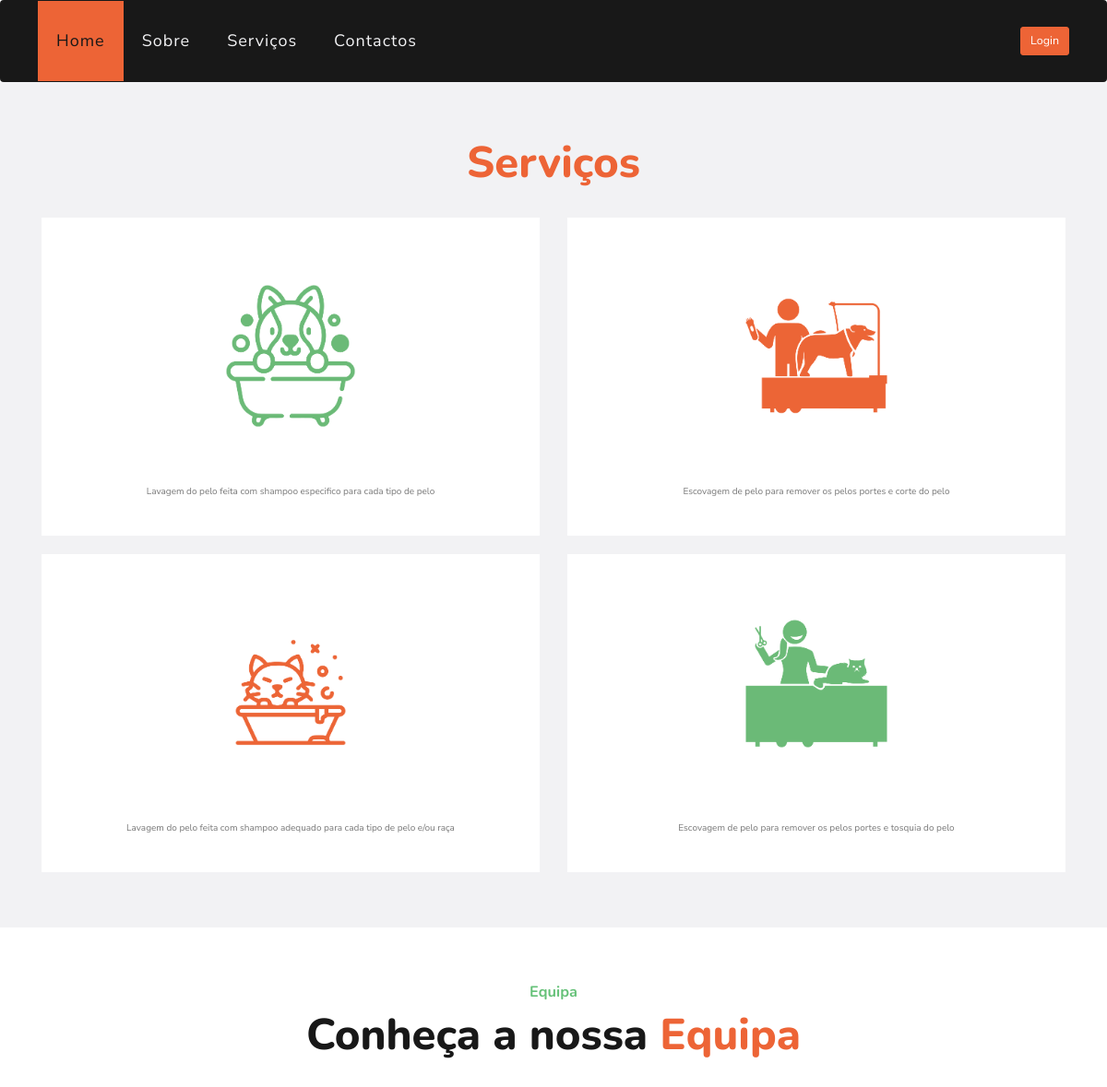
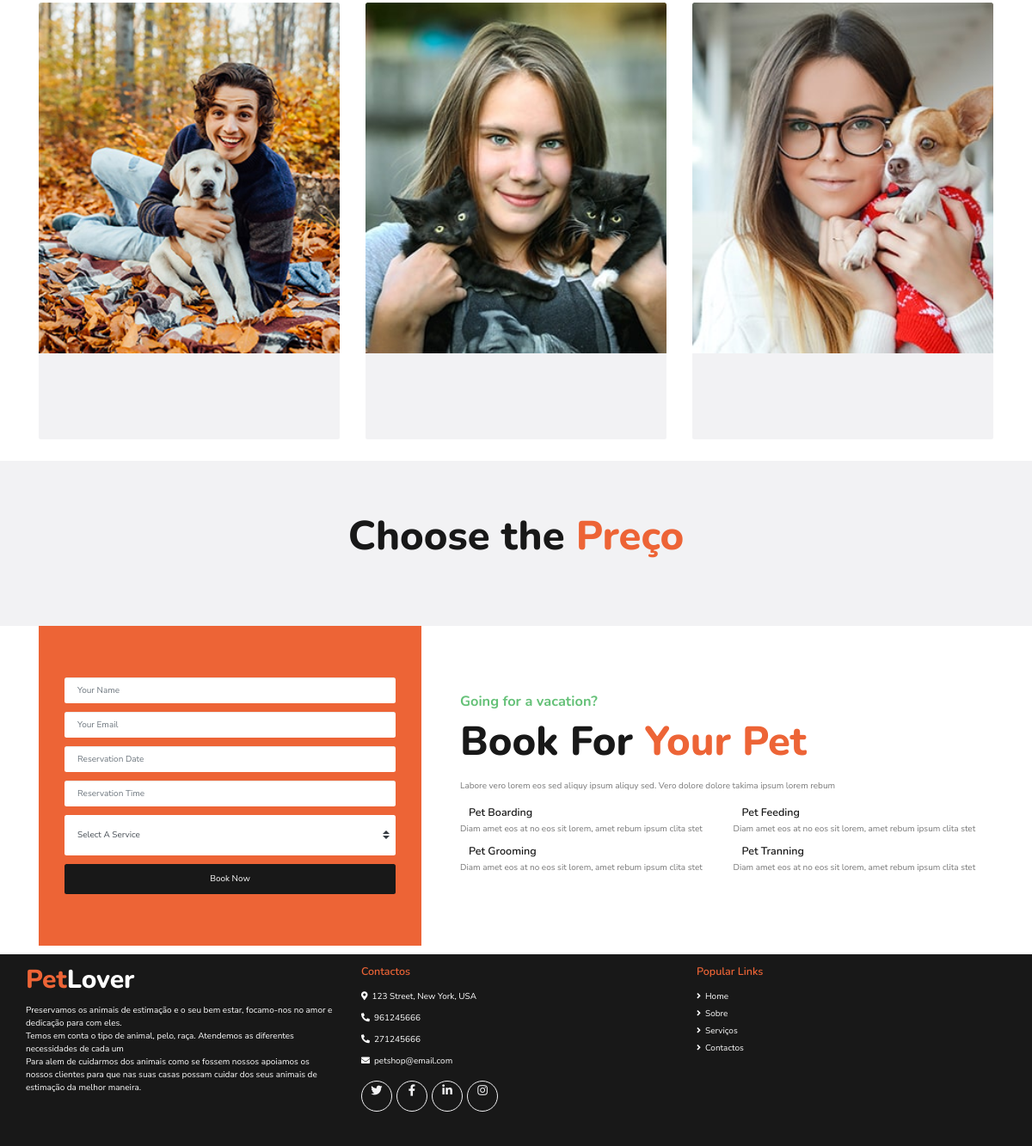
Page /paginas/servicos.php on the committed database (2 pictures, top to bottom).
### tables this page shows
CREATE TABLE `servicos` (
  `id` int(11) NOT NULL,
  `nomeServico` text NOT NULL,
  `descricao` text NOT NULL,
  `duracao` int(11) NOT NULL,
  `preco` int(11) NOT NULL,
  `imagem` varchar(60) NOT NULL
);

CREATE TABLE `utilizadores` (
  `id` int(11) NOT NULL,
  `nomeUtilizador` text NOT NULL,
  `password` text NOT NULL,
  `email` text NOT NULL,
  `telemovel` int(13) NOT NULL,
  `tipo` enum('cliente','funcionario','admin') NOT NULL,
  `imagem` varchar(60) DEFAULT NULL
);

### paginas/servicos.php (the view, shortened to what this page needs)
<!DOCTYPE html>
<html>
<?php
require 'head.php';
$sqlServico = "SELECT * FROM servicos";
$sqlServicoInfo = mysqli_query($conn, $sqlServico);
$sqlFuncionarios = "SELECT * FROM utilizadores WHERE tipo='funcionario'";
$sqlFuncionariosInfo = mysqli_query($conn, $sqlFuncionarios);
?>
<body>
    <?php require 'header.php'; ?>
    <div class="container-fluid bg-light pt-5">
        <div class="container py-5">
            <div class="d-flex flex-column text-center mb-5">
                <h1 class="display-4 m-0"><span class="text-primary">Serviços</span> </h1>
            </div>
            <div class="row pb-3">
                <?php
                while ($row = mysqli_fetch_array($sqlServicoInfo)) {
                    echo '  <div class="col-md-12 col-lg-6 mb-4">
                            <div class="d-flex flex-column text-center bg-white mb-2 p-3 p-sm-5">
                                <img class="img-fluid w-50 align-self-center" src="' . $row['imagem'] . ' ">
                                <h3 class="flaticon-grooming display-3 font-weight-normal text-secondary mb-3"></h3>
                                <h3 class="mb-3 text-capitalize"> ' . $row['nome'] . ' </h3>
                                <p>' . $row['descricao'] . '</p>
                            </div>
                        </div>';
                }
                ?>
            </div>
        </div>
    </div>
    <div class="container mt-5 pt-5 pb-3">
        <div class="d-flex flex-column text-center mb-5">
            <h4 class="text-secondary mb-3">Equipa</h4>
            <h1 class="display-4 m-0">Conheça a nossa <span class="text-primary">Equipa</span></h1>
        </div>
        <div class="row">
            <?php
            while ($row = mysqli_fetch_array($sqlFuncionariosInfo)) {
                echo '
            <div class="col-lg-4 col-md-6">
                <div class="team card position-relative overflow-hidden border-0 mb-4">
                    <img class="card-img-top" src="' . $row['imagem'] . '" alt="">
                    <div class="card-body text-center p-0">
                        <div class="team-text d-flex flex-column justify-content-center bg-light">
                            <h5 class="text-capitalize"> ' . $row['nome'] . ' </h5>
                        </div>
                        <div class="team-social d-flex align-items-center justify-content-center bg-dark">
                            <a class="btn btn-outline-primary rounded-circle text-center mr-2 px-0" style="width: 36px; height: 36px;" href="#"><i class="fab fa-twitter"></i></a>
                            <a class="btn btn-outline-primary rounded-circle text-center mr-2 px-0" style="width: 36px; height: 36px;" href="#"><i class="fab fa-facebook-f"></i></a>
                            <a class="btn btn-outline-primary rounded-circle text-center mr-2 px-0" style="width: 36px; height: 36px;" href="#"><i class="fab fa-linkedin-in"></i></a>
                            <a class="btn btn-outline-primary rounded-circle text-center px-0" style="width: 36px; height: 36px;" href="#"><i class="fab fa-instagram"></i></a>
                        </div>
                    </div>
                </div>
            </div>';
            }
            ?>
        </div>
    </div>
    <div class="container-fluid bg-light pt-5 pb-4">
        <div class="container py-5">
            <div class="d-flex flex-column text-center mb-5">
                <h1 class="display-4 m-0">Choose the <span class="text-primary">Preço</span></h1>
            </div>
        </div>
    </div>
    <div class="container-fluid">
        <div class="container">
            <div class="row align-items-center">
                <div class="col-lg-5">
                    <div class="bg-primary py-5 px-4 px-sm-5">
                        <form class="py-5">
                            <div class="form-group">
                                <input type="text" class="form-control border-0 p-4" placeholder="Your Name"
                                    required="required" />
                            </div>
                            <div class="form-group">
                                <input type="email" class="form-control border-0 p-4" placeholder="Your Email"
                                    required="required" />
                            </div>
                            <div class="form-group">
                                <div class="date" id="date" data-target-input="nearest">
                                    <input type="text" class="form-control border-0 p-4 datetimepicker-input"
                                        placeholder="Reservation Date" data-target="#date"
                                        data-toggle="datetimepicker" />
                                </div>
                            </div>
                            <div class="form-group">
                                <div class="time" id="time" data-target-input="nearest">
                                    <input type="text" class="form-control border-0 p-4 datetimepicker-input"
                                        placeholder="Reservation Time" data-target="#time"
                                        data-toggle="datetimepicker" />
                                </div>
                            </div>
                            <div class="form-group">
                                <select class="custom-select border-0 px-4" style="height: 47px;">
                                    <option selected>Select A Service</option>
                                </select>
                            </div>
                            <div>
                                <button class="btn btn-dark btn-block border-0 py-3" type="submit">Book Now</button>
                            </div>
                        </form>
                    </div>
                </div>
                <div class="col-lg-7 py-5 py-lg-0 px-3 px-lg-5">
                    <h4 class="text-secondary mb-3">Going for a vacation?</h4>
                    <h1 class="display-4 mb-4">Book For <span class="text-primary">Your Pet</span></h1>
                    <p>Labore vero lorem eos sed aliquy ipsum aliquy sed. Vero dolore dolore takima ipsum lorem rebum
                    </p>
                    <div class="row py-2">
                        <div class="col-sm-6">
                            <div class="d-flex flex-column">
                                <div class="d-flex align-items-center mb-2">
                                    <h5 class="text-truncate m-0">Pet Boarding</h5>
                                </div>
                                <p>Diam amet eos at no eos sit lorem, amet rebum ipsum clita stet</p>
                            </div>
                        </div>
                        <div class="col-sm-6">
                            <div class="d-flex flex-column">
                                <div class="d-flex align-items-center mb-2">
                                    <h5 class="text-truncate m-0">Pet Feeding</h5>
                                </div>
                                <p>Diam amet eos at no eos sit lorem, amet rebum ipsum clita stet</p>
                            </div>
                        </div>
                        <div class="col-sm-6">
                            <div class="d-flex flex-column">
                                <div class="d-flex align-items-center mb-2">
                                    <h5 class="text-truncate m-0">Pet Grooming</h5>
                                </div>
                                <p class="m-0">Diam amet eos at no eos sit lorem, amet rebum ipsum clita stet</p>
                            </div>
                        </div>
                        <div class="col-sm-6">
                            <div class="d-flex flex-column">
                                <div class="d-flex align-items-center mb-2">
                                    <h5 class="text-truncate m-0">Pet Tranning</h5>
                                </div>
                                <p class="m-0">Diam amet eos at no eos sit lorem, amet rebum ipsum clita stet</p>
                            </div>
                        </div>
                    </div>
                </div>
            </div>
        </div>
    </div>
    <?php require 'footer.php'; ?>
</body>
</html>

### paginas/head.php (shortened to what this page needs)
<head>
    <link href="https://cdnjs.cloudflare.com/ajax/libs/font-awesome/5.10.0/css/all.min.css" rel="stylesheet">
    <link href="https://cdn.jsdelivr.net/npm/bootstrap@5.3.0-alpha3/dist/css/bootstrap.min.css" rel="stylesheet">
    <link rel="stylesheet" href="https://maxcdn.bootstrapcdn.com/bootstrap/3.4.1/css/bootstrap.min.css">
    <link href="style.css" rel="stylesheet">
</head>

### paginas/header.php (shortened to what this page needs)
<header>
    <div class="container-fluid p-0">
        <nav class="navbar navbar-expand-lg bg-dark navbar-dark py-3 py-lg-0 px-lg-5 mb-0">
            <div class="collapse navbar-collapse justify-content-between px-3" id="navbarCollapse">
                <div class="navbar-nav mr-auto py-0">
                    <a href="index.php" class="nav-item nav-link active">Home</a>
                    <a href="sobre.php" class="nav-item nav-link">Sobre</a>
                    <a href="servicos.php" class="nav-item nav-link">Serviços</a>
                    <a href="contactos.php" class="nav-item nav-link">Contactos</a>
                </div>
                <?php
                if (isset($_SESSION['nomeUtilizador'])) {
                    echo '
                    <a  class="btn btn-lg btn-primary px-3 d-none d-lg-block nav-link dropdown-toggle"
                    data-toggle="dropdown" href="#"   aria-haspopup="true" aria-expanded="false">
                        <i class="fas fa-user"></i>
                        <label class="text-capitalize"> ' . $_SESSION['nomeUtilizador'] . ' </label>
                    </a>
                    <div class="dropdown-menu dropdown-menu-right bg-black mx-5"  aria-labelledby="dropdownMenuLink">
                        <a class="dropdown-item text-light" href="dadospessoais.php">Dados Pessoais</a>
                        <a class="dropdown-item text-light" href="reservas.php">Reservas</a>
                        ';
                    if (($_SESSION['tipo'] == "admin" || $_SESSION['tipo'] == "funcionario")) {
                        echo '  <a class="dropdown-item text-light" href="gestao.php">Gestão</a>
                                ';
                    }
                    echo '
                        <div class="dropdown-divider"></div>
                        <a class="dropdown-item text-light" href="logout.php">Logout</a>
                        </div>';
                } else {
                    echo ' <a href="login.php" class="btn btn-lg btn-primary px-3 d-none d-lg-block">Login</a> ';
                }
                ?>
        </nav>
    </div>
</header>

### paginas/footer.php (shortened to what this page needs)
<div class="container-fluid bg-dark text-white mt-3 py-3 px-sm-3 px-md-5">
    <div class="row pt-1">
        <div class="col-lg-4 col-md-12 mb-5">
            <h1 class="mb-3 display-5 text-capitalize text-white"><span class="text-primary">Pet</span>Lover</h1>
            <p class="m-0"> Preservamos os animais de estimação e o seu bem estar, focamo-nos no amor e dedicação para com eles. </p>
            <p class="m-0"> Temos em conta o tipo de animal, pelo, raça. Atendemos as diferentes necessidades de cada um</p>
            <p class="m-0"> Para alem de cuidarmos dos animais como se fossem nossos apoiamos os nossos clientes para que nas suas casas possam cuidar dos seus animais de estimação da melhor maneira.</p>
        </div>
        <div class="col-lg-8 col-md-12">
            <div class="row">
                <div class="col-md-6 mb-5">
                    <h5 class="text-primary mb-4">Contactos</h5>
                    <p><i class="fa fa-map-marker-alt mr-2"></i>123 Street, New York, USA</p>
                    <p><i class="fa fa-phone-alt mr-2"></i>961245666</p>
                    <p><i class="fa fa-phone-alt mr-2"></i>271245666</p>
                    <p><i class="fa fa-envelope mr-2"></i>petshop@email.com</p>
                    <div class="d-flex justify-content-start mt-4">
                        <a class="btn btn-outline-light rounded-circle text-center mr-2 px-0" style="width: 36px; height: 36px;" href="#"><i class="fab fa-twitter fa-lg"></i></a>
                        <a class="btn btn-outline-light rounded-circle text-center mr-2 px-0" style="width: 36px; height: 36px;" href="#"><i class="fab fa-facebook-f fa-lg"></i></a>
                        <a class="btn btn-outline-light rounded-circle text-center mr-2 px-0" style="width: 36px; height: 36px;" href="#"><i class="fab fa-linkedin-in fa-lg"></i></a>
                        <a class="btn btn-outline-light rounded-circle text-center mr-2 px-0" style="width: 36px; height: 36px;" href="#"><i class="fab fa-instagram fa-lg"></i></a>
                    </div>
                </div>
                <div class="col-md-6 mb-5">
                    <h5 class="text-primary mb-4">Popular Links</h5>
                    <div class="d-flex flex-column justify-content-start">
                        <a class="text-white mb-2" href="index.php"><i class="fa fa-angle-right mr-2"></i>Home</a>
                        <a class="text-white mb-2" href="sobre.php"><i class="fa fa-angle-right mr-2"></i>Sobre</a>
                        <a class="text-white mb-2" href="servicos.php"><i class="fa fa-angle-right mr-2"></i>Serviços</a>
                        <a class="text-white" href="contactos.php"><i class="fa fa-angle-right mr-2"></i>Contactos</a>
                    </div>
                </div>
            </div>
        </div>
    </div>
</div>

### rows in the picture
servicos: imagem (picture), descricao "Lavagem do pelo feita com shampoo especifico para cada tipo de pelo"
servicos: imagem (picture), descricao "Escovagem de pelo para remover os pelos portes e corte do pelo"
servicos: imagem (picture), descricao "Lavagem do pelo feita com shampoo adequado para cada tipo de pelo e/ou raça"
servicos: imagem (picture), descricao "Escovagem de pelo para remover os pelos portes e tosquia do pelo"
utilizadores: imagem (picture)
utilizadores: imagem (picture)
utilizadores: imagem (picture)
